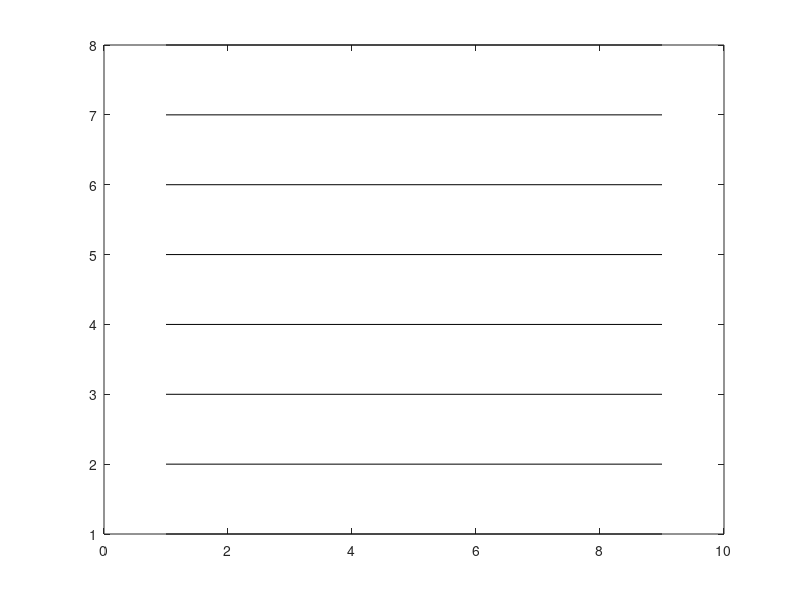

The MATLAB source for this figure: (Note: this script raises an error after producing the figure.)
clear variables
close all
clc


methods={'hdmr'         ,'HDMR'           ,[0      0      1     ],...
    'chi2'         ,'Chi2'           ,[1      0      0     ],...
    'svmrfe'       ,'SVM-RFE'        ,[0      1      0     ],...
    'relieff'      ,'ReliefF'        ,[0      0      0.1724],...
    'infogain'     ,'IG'             ,[1      0.1034 0.7241],...
    'fisher'       ,'Fisher'         ,[1      0.8276 0     ],...
    'mrmr'         ,'mRMR'           ,[0      0.3448 0     ],...
    'jmi'          ,'JMI'            ,[0.5172 0.5172 1     ]};

dats={'INDIANPINES','BOTSWANA','SUNDIKEN'};
classifiers={'svm','bayes','tree'};
markers={'o','diamond','square'};
classcol=[66 21 117;207 208 229;236 146 50]/255;

figure('PaperUnits','points','Position',[0 0 252 120]);
for j=1:length(methods)/3
    plot([1 9],[j j],'k');
    hold on;
end

for m=1:length(classifiers);
    for i=1:length(dats)
        accdata = [];
        for j=1:length(methods)/3
            method=methods{1+(j-1)*3};
            metnam=methods{2+(j-1)*3};
            metcol=methods{3+(j-1)*3};
            classifier=classifiers{m};
            data=dats{i};
            resfile=sprintf('../results/%s_accuracy_%s_%s.mat',data,method,classifier);
            load(resfile)
            accdata=[accdata; mean(accuracies)];
        end
        [n_methods,n_features_fold]=size(accdata);
        maxacc=max(accdata(:));
        for j=1:length(methods)/3
            method=methods{1+(j-1)*3};
            metnam=methods{2+(j-1)*3};
            metcol=methods{3+(j-1)*3};
            psize = sum(abs(accdata(j,:)-repmat(maxacc,1,n_features_fold)));
            fprintf('%25s %20s %20s %8.5f\n',method,classifier,data,psize);
            plot((m-1)*length(classifiers)+i,j,...
                'Marker',markers{m},'MarkerSize',4*sqrt(psize),...
                'MarkerFaceColor',classcol(m,:),...
                'MarkerEdgeColor','k');
            hold on
        end
    end
end


set(gcf,'color','w');
set(gca,'XTick',1:9);
set(gca,'XTickLabel',{'I','B','S','I','B','S','I','B','S'},'FontSize',8);
set(gca,'YTick',1:length(methods)/3);
set(gca,'YTickLabel',methods(2:3:end),'FontSize',8);
xlim([0 10]);
ylim([0 9]);

ax = gca;
outerpos = ax.OuterPosition;
ti = ax.TightInset;
left = outerpos(1) + ti(1);
bottom = outerpos(2) + ti(2);
ax_width = outerpos(3) - ti(1) - ti(3);
ax_height = outerpos(4) - ti(2) - ti(4);
ax.Position = [left bottom ax_width ax_height];
export_fig('../figures/accuracyAllinOne.pdf')
